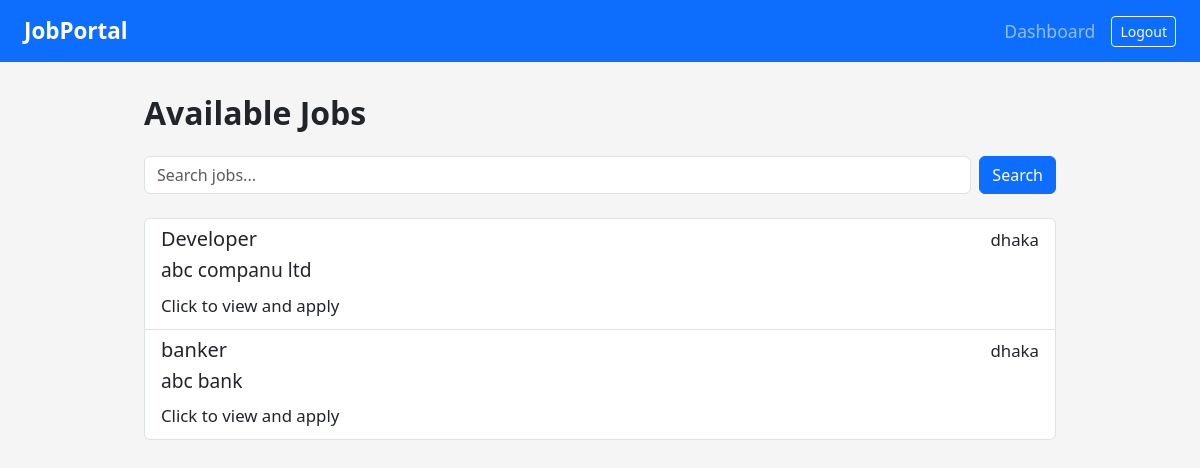
Page /jobs/list/ (signed in) on the earlier database version.
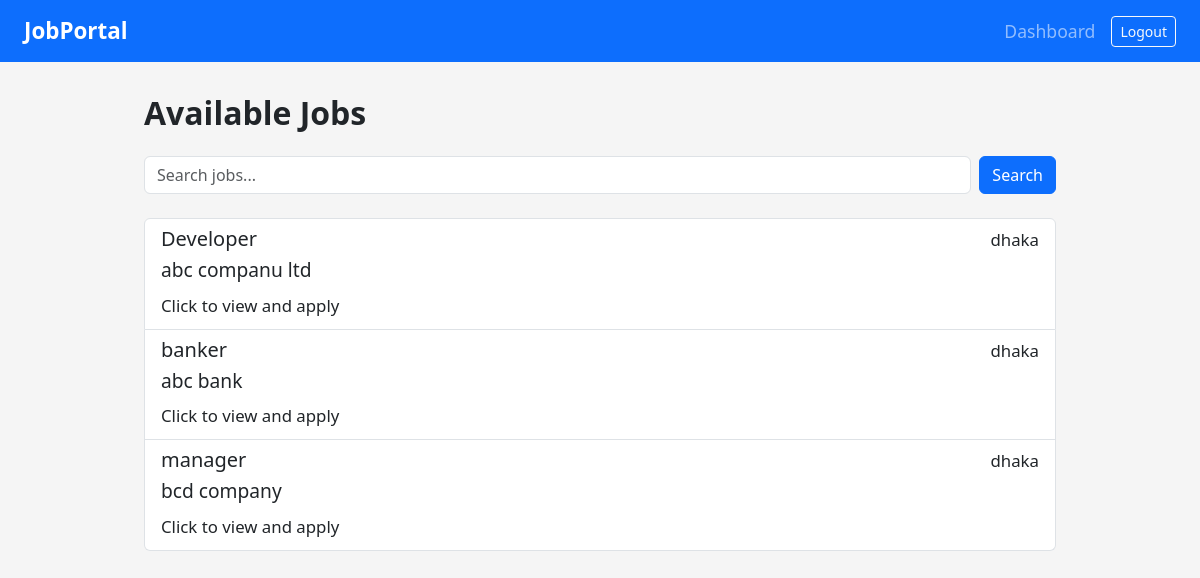
Same page on the later database version.
### jobs/models.py (models this page shows, shortened)
class Job(models.Model):
    title = models.CharField(max_length=100)
    company_name = models.CharField(max_length=100)
    location = models.CharField(max_length=100)
    description = models.TextField()
    posted_by = models.ForeignKey(settings.AUTH_USER_MODEL, on_delete=models.CASCADE)
    created_at = models.DateTimeField(auto_now_add=True)

### jobs/views.py (the view)
# urls.py: path('list/', views.job_list, name='job_list'),
@login_required
def job_list(request):
    if request.user.role != 'applicant':
        return redirect('dashboard')
    query = request.GET.get('q')
    jobs = Job.objects.all()
    if query:
        jobs = jobs.filter(
            Q(title__icontains=query) |
            Q(company_name__icontains=query) |
            Q(location__icontains=query)
        )
    return render(request, 'jobs/job_list.html', {'jobs': jobs})

### templates/jobs/job_list.html
{% extends 'base.html' %}
{% block content %}
<div class="container">
  <h2 class="mb-4">Available Jobs</h2>
  <form method="GET" class="mb-4 d-flex">
    <input
      type="text"
      name="q"
      class="form-control me-2"
      placeholder="Search jobs..."
      value="{{ request.GET.q|default:'' }}"
    >
    <button type="submit" class="btn btn-primary">Search</button>
  </form>
  {% if jobs %}
    <div class="list-group">
      {% for job in jobs %}
        <a href="{% url 'job_detail' job.id %}" class="list-group-item list-group-item-action">
          <div class="d-flex w-100 justify-content-between">
            <h5 class="mb-1">{{ job.title }}</h5>
            <small>{{ job.location }}</small>
          </div>
          <p class="mb-1">{{ job.company_name }}</p>
          <small>Click to view and apply</small>
        </a>
      {% endfor %}
    </div>
  {% else %}
    <p>No jobs found.</p>
  {% endif %}
</div>
{% endblock %}

Differences in the rows shown:
added Job: title "manager", location "dhaka", company_name "bcd company"
